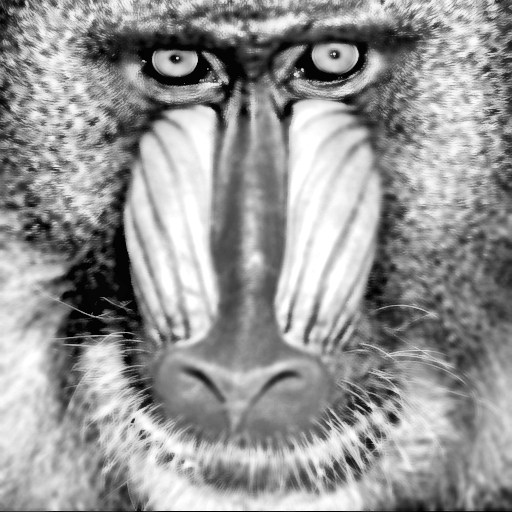
#> input picture enhanced_image.png, 512 x 512 px
$ python Multipixelblock_formation.py
#> lines starting #> are read from the running program, lines starting #| are printed output that depends on the picture; long printed decimals are rounded
#> further down, enhanced_img is the input picture: shape (512, 512); min 0, max 255, mean 149.9
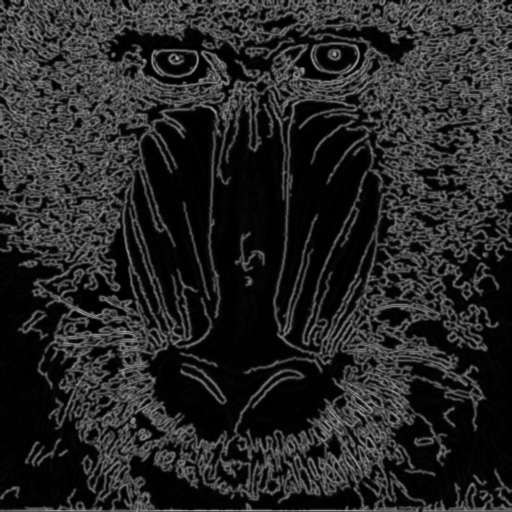
#> input picture contrast_map.png, 512 x 512 px
#> further down, contrast_map_img is the input picture: shape (512, 512); min 0, max 172, mean 38.7
#| ✓ Loaded enhanced_image.png: (512, 512), dtype: uint8
#| ✓ Loaded contrast_map.png: (512, 512), dtype: uint8
import cv2
import numpy as np
from typing import List, Dict
import pickle
import os
import traceback

# ============================================================================
# MULTIPIXEL BLOCK - COMPLETE IMPLEMENTATION
# ============================================================================
def multipixel_block(enhanced_image: np.ndarray,
                    contrast_map: np.ndarray) -> Dict:
    """
    COMPLETE MULTIPIXEL BLOCK
    Processes 256×256 image into 2×2 blocks with statistics

    Input: Enhanced grayscale image + Contrast map (both 256×256)
    Output: Block statistics for Gray-Level Analysis
    """

    print("\n" + "="*70)
    print("MULTIPIXEL BLOCK - Processing 256×256 Image")
    print("="*70)

    # =====================================================
    # STEP 1: DIVIDE IMAGE INTO 2×2 NON-OVERLAPPING BLOCKS
    # =====================================================
    height, width = 256, 256

    # Ensure correct size
    if enhanced_image.shape != (height, width):
        print(f"⚠️  Resizing enhanced image to 256×256")
        enhanced_image = cv2.resize(enhanced_image, (width, height))
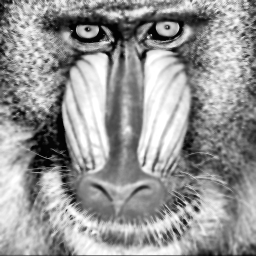
#> enhanced_image: shape (256, 256); min 1, max 255, mean 150

    if contrast_map.shape != (height, width):
        print(f"⚠️  Resizing contrast map to 256×256")
        contrast_map = cv2.resize(contrast_map, (width, height))
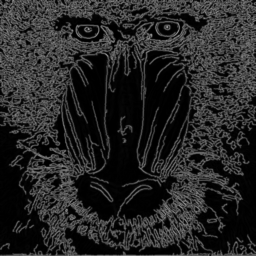
#> contrast_map: shape (256, 256) float32; min 0, max 0.581, mean 0.152

    block_size = 2
    blocks = []  # Store all blocks
    positions = []  # Store block positions

    print(f"\n[STEP 1] Dividing {height}×{width} image into {block_size}×{block_size} blocks...")

    for y in range(0, height, block_size):
        for x in range(0, width, block_size):
            # Extract 2×2 block from enhanced image
            pixel_block = enhanced_image[y:y+block_size, x:x+block_size]

            # Store block and its position
            blocks.append(pixel_block)
            positions.append((y, x))
#> after the loop, blocks = 16384 items, first 6: [[64, 43], [64, 50]], [[32, 25], [41, 24]], [[31, 38], [37, 29]], [[40, 55], [23, 20]], [[88, 54], [48, 32]], [[22, 33], [16, 20]]; positions = 16384 pairs, first value 0 to 254, second value 0 to 254

    total_blocks = len(blocks)
#> total_blocks = 16384
    print(f"✓ Created {total_blocks} blocks")
#| ✓ Created 16384 blocks
    print(f"✓ Each block: {block_size}×{block_size} = {block_size*block_size} pixels")

    # =====================================================
    # STEP 2: EXTRACT PIXEL VALUES FOR EACH BLOCK
    # =====================================================
    print(f"\n[STEP 2] Extracting pixel values...")
    pixel_values = []

    for block in blocks:
        # Convert numpy array to Python list
        pixel_values.append(block.tolist())
#> this loop made 16384 passes
#> block on passes 1 to 3: [[64, 43], [64, 50]], [[32, 25], [41, 24]], [[31, 38], [37, 29]]
#> after the loop, pixel_values = 16384 items

    print(f"✓ Extracted pixel values from {len(pixel_values)} blocks")
#| ✓ Extracted pixel values from 16384 blocks

    # =====================================================
    # STEP 3: EXTRACT CONTRAST MAP VALUES
    # =====================================================
    print(f"\n[STEP 3] Extracting contrast map values...")
    contrast_values = []

    for y in range(0, height, block_size):
        for x in range(0, width, block_size):
            # Extract 2×2 contrast values
            contrast_block = contrast_map[y:y+block_size, x:x+block_size]
            contrast_values.append(contrast_block.tolist())
#> after the loop, contrast_values = 16384 items

    print(f"✓ Extracted contrast values from {len(contrast_values)} blocks")
#| ✓ Extracted contrast values from 16384 blocks

    # =====================================================
    # STEP 4: CALCULATE STATISTICS FOR EACH BLOCK
    # =====================================================
    print(f"\n[STEP 4] Calculating block statistics...")

    # Initialize lists for statistics
    avg_gray_list = []
    contrast_weight_list = []
    local_range_list = []
    variance_list = []

    for i, block in enumerate(blocks):
        # 4A: AVERAGE GRAY VALUE = mean of 4 pixels
        avg_gray = float(np.mean(block))
        avg_gray_list.append(avg_gray)

        # 4C: LOCAL RANGE = max pixel - min pixel
        local_range = float(np.max(block) - np.min(block))
        local_range_list.append(local_range)

        # 4D: VARIANCE = spread of pixel values
        variance = float(np.var(block))
        variance_list.append(variance)
#> this loop made 16384 passes
#> (block, avg_gray, local_range, variance) on passes 1 to 3: ([[64, 43], [64, 50]], 55.25, 21, 82.69), ([[32, 25], [41, 24]], 30.5, 17, 46.25), ([[31, 38], [37, 29]], 33.75, 9, 14.69)
#> after the loop, avg_gray_list = 16384 values, max 255 at index 3660, min 2 at index 1699, mean 150; local_range_list = 16384 values, max 195 at index 1625, min 0 at index 1447, mean 24.94; variance_list = 16384 values, max 7398.7 at index 1841, min 0 at index 1447, mean 172.7

    for i, contrast_block in enumerate(contrast_values):
        # 4B: CONTRAST WEIGHT = mean of contrast map over block
        contrast_array = np.array(contrast_block)
        contrast_weight = float(np.mean(contrast_array))
        contrast_weight_list.append(contrast_weight)
#> this loop made 16384 passes
#> (contrast_array, contrast_weight) on passes 1 to 3: ([[0.309, 0.14], [0.235, 0.253]], 0.234), ([[0.0225, 0.00392], [0.0578, 0.0147]], 0.0248), ([[0.0559, 0.33], [0.0225, 0.116]], 0.131)
#> after the loop, contrast_weight_list = 16384 values, max 0.503 at index 1747, min 0 at index 1700, mean 0.152

    print(f"✓ Calculated all 4 statistics for {total_blocks} blocks")
#| ✓ Calculated all 4 statistics for 16384 blocks
    print(f"  • Average gray: {len(avg_gray_list)} values")
#|   • Average gray: 16384 values
    print(f"  • Contrast weight: {len(contrast_weight_list)} values")
#|   • Contrast weight: 16384 values
    print(f"  • Local range: {len(local_range_list)} values")
#|   • Local range: 16384 values
    print(f"  • Variance: {len(variance_list)} values")
#|   • Variance: 16384 values

    # =====================================================
    # COMPILE RESULTS
    # =====================================================
    print(f"\n[COMPILING RESULTS] Creating output structure...")

    # Create detailed block data
    blocks_data = []

    for i in range(total_blocks):
        block_info = {
            'block_id': i,
            'position': positions[i],  # (y, x) coordinates
            'block_coords': (positions[i][0] // 2, positions[i][1] // 2),
            'pixel_values': pixel_values[i],
            'contrast_values': contrast_values[i],
            'avg_gray': avg_gray_list[i],
            'contrast_weight': contrast_weight_list[i],
            'local_range': local_range_list[i],
            'variance': variance_list[i],
            'std_dev': float(np.sqrt(variance_list[i]))  # Additional
        }
        blocks_data.append(block_info)
#> after the loop, blocks_data = 16384 items

    # Calculate global statistics
    global_stats = {
        'total_blocks': total_blocks,
        'blocks_h': height // block_size,  # 128
        'blocks_w': width // block_size,   # 128
        'block_size': block_size,
        'compression_ratio': f"{block_size*block_size}:1",

        'avg_gray_stats': {
            'mean': float(np.mean(avg_gray_list)),
            'min': float(np.min(avg_gray_list)),
            'max': float(np.max(avg_gray_list)),
            'std': float(np.std(avg_gray_list))
        },

        'contrast_stats': {
            'mean': float(np.mean(contrast_weight_list)),
            'min': float(np.min(contrast_weight_list)),
            'max': float(np.max(contrast_weight_list)),
            'high_count': sum(1 for w in contrast_weight_list if w > 0.7),
            'medium_count': sum(1 for w in contrast_weight_list if 0.4 <= w <= 0.7),
            'low_count': sum(1 for w in contrast_weight_list if w < 0.4)
        }
    }

    # Final output structure
    output = {
        'blocks_data': blocks_data,      # List of all blocks with statistics
        'global_stats': global_stats,    # Overall image statistics
        'statistics_arrays': {           # For easy access in next module
            'avg_gray': avg_gray_list,
            'contrast_weight': contrast_weight_list,
            'local_range': local_range_list,
            'variance': variance_list
        },
        'metadata': {
            'module': 'Multipixel Block',
            'input_size': f"{height}×{width}",
            'output_size': f"{total_blocks} blocks",
            'next_module': 'Gray-Level Analysis'
        }
    }

    # =====================================================
    # DISPLAY SUMMARY
    # =====================================================
    print(f"\n" + "="*70)
    print("MULTIPIXEL BLOCK - COMPLETED SUCCESSFULLY")
    print("="*70)

    print(f"\n📊 OUTPUT SUMMARY:")
    print(f"   • Total blocks created: {total_blocks:,}")
#|    • Total blocks created: 16,384
    print(f"   • Block grid: {global_stats['blocks_h']}×{global_stats['blocks_w']}")
#|    • Block grid: 128×128
    print(f"   • Compression: {global_stats['compression_ratio']} (pixels:block)")
#|    • Compression: 4:1 (pixels:block)

    print(f"\n📈 IMAGE STATISTICS:")
    print(f"   • Average gray: {global_stats['avg_gray_stats']['mean']:.1f} "
          f"(range: {global_stats['avg_gray_stats']['min']:.1f}-{global_stats['avg_gray_stats']['max']:.1f})")
#|    • Average gray: 150.0 (range: 2.0-255.0)
    print(f"   • Contrast weight: {global_stats['contrast_stats']['mean']:.3f}")
#|    • Contrast weight: 0.152
    print(f"   • High contrast blocks: {global_stats['contrast_stats']['high_count']:,} "
          f"({global_stats['contrast_stats']['high_count']/total_blocks*100:.1f}%)")
#|    • High contrast blocks: 0 (0.0%)
    print(f"   • Medium contrast blocks: {global_stats['contrast_stats']['medium_count']:,}")
#|    • Medium contrast blocks: 79
    print(f"   • Low contrast blocks: {global_stats['contrast_stats']['low_count']:,}")
#|    • Low contrast blocks: 16,305

    print(f"\n🔍 SAMPLE BLOCK (First block):")
    sample = blocks_data[0]
#> sample = 10 items
    print(f"   • Position: {sample['position']}")
#|    • Position: (0, 0)
    print(f"   • Pixels: {sample['pixel_values']}")
#|    • Pixels: [[64, 43], [64, 50]]
    print(f"   • Contrast: {sample['contrast_values']}")
#|    • Contrast: [[0.3088, 0.1402], [0.2353, 0.2529]]
    print(f"   • Avg Gray: {sample['avg_gray']:.2f}")
#|    • Avg Gray: 55.25
    print(f"   • Contrast Weight: {sample['contrast_weight']:.3f}")
#|    • Contrast Weight: 0.234
    print(f"   • Local Range: {sample['local_range']:.1f}")
#|    • Local Range: 21.0
    print(f"   • Variance: {sample['variance']:.2f}")
#|    • Variance: 82.69

    print(f"\n✅ READY FOR: Gray-Level Analysis Block")

    return output


# ============================================================================
# SAVE OUTPUT FUNCTION
# ============================================================================
def save_multipixel_output(output: Dict, filename: str = "multipixel_output.pkl"):
    """
    Save multipixel block output to file
    """
    with open(filename, 'wb') as f:
        pickle.dump(output, f)

    print(f"\n💾 SAVED OUTPUT:")
    print(f"   • File: {filename}")
    print(f"   • Size: {len(pickle.dumps(output)) / 1024:.1f} KB")
    print(f"   • Contains: {len(output['blocks_data'])} blocks")
    print(f"   • Ready for Gray-Level Analysis")

    return filename


# ============================================================================
# LOAD OUTPUT FUNCTION (For Gray-Level Analysis)
# ============================================================================
def load_multipixel_output(filename: str = "multipixel_output.pkl") -> Dict:
    """
    Load multipixel block output (for next module)
    """
    with open(filename, 'rb') as f:
        output = pickle.load(f)

    print(f"📂 Loaded multipixel output from {filename}")
    print(f"   • Blocks: {output['global_stats']['total_blocks']:,}")
    print(f"   • Grid: {output['global_stats']['blocks_h']}×{output['global_stats']['blocks_w']}")

    return output


# ============================================================================
# MAIN EXECUTION BLOCK - USING YOUR FILES
# ============================================================================
if __name__ == "__main__":
    """
    MAIN EXECUTION - USES YOUR ACTUAL PREPROCESSING OUTPUT FILES
    """

    print("="*70)
    print("MULTIPIXEL BLOCK - EXECUTION")
    print("="*70)

    print("📂 Loading your preprocessing output files...")

    try:
        # ==============================================
        # LOAD YOUR PREPROCESSING OUTPUT FILES
        # ==============================================
        # Load enhanced grayscale image
        enhanced_img = cv2.imread("enhanced_image.png", cv2.IMREAD_GRAYSCALE)
        if enhanced_img is None:
            raise FileNotFoundError("❌ enhanced_image.png not found in current directory")

        # Load contrast map (convert to float 0-1 range)
        contrast_map_img = cv2.imread("contrast_map.png", cv2.IMREAD_GRAYSCALE)
        if contrast_map_img is None:
            raise FileNotFoundError("❌ contrast_map.png not found in current directory")

        print(f"✓ Loaded enhanced_image.png: {enhanced_img.shape}, dtype: {enhanced_img.dtype}")
        print(f"✓ Loaded contrast_map.png: {contrast_map_img.shape}, dtype: {contrast_map_img.dtype}")

        # Convert contrast map to float32 in range 0.0-1.0
        if contrast_map_img.dtype != np.float32:
            contrast_map = contrast_map_img.astype(np.float32) / 255.0
            print(f"✓ Converted contrast map to float32 range [0.0, 1.0]")
        else:
            contrast_map = contrast_map_img

        # ==============================================
        # RUN MULTIPIXEL BLOCK PROCESSING
        # ==============================================
        print("\n" + "="*70)
        print("PROCESSING IMAGE...")
        print("="*70)

        multipixel_output = multipixel_block(enhanced_img, contrast_map)
#> multipixel_output = 4 items

        # ==============================================
        # SAVE OUTPUT FOR GRAY-LEVEL ANALYSIS
        # ==============================================
        print("\n" + "="*70)
        print("SAVING OUTPUT...")
        print("="*70)

        output_file = save_multipixel_output(multipixel_output)
#|    • Size: 3008.9 KB
#|    • Contains: 16384 blocks
#> output_file = 'multipixel_output.pkl'

        # ==============================================
        # DISPLAY FINAL SUMMARY
        # ==============================================
        print("\n" + "="*70)
        print("🎯 EXECUTION COMPLETE - READY FOR GRAY-LEVEL ANALYSIS")
        print("="*70)

        stats = multipixel_output['global_stats']
#> stats = 7 items
        print(f"\n📊 FINAL STATISTICS:")
        print(f"   • Total blocks: {stats['total_blocks']:,}")
#|    • Total blocks: 16,384
        print(f"   • Block grid: {stats['blocks_h']}×{stats['blocks_w']}")
#|    • Block grid: 128×128
        print(f"   • Average gray: {stats['avg_gray_stats']['mean']:.1f}")
#|    • Average gray: 150.0
        print(f"   • Average contrast: {stats['contrast_stats']['mean']:.3f}")
#|    • Average contrast: 0.152
        print(f"   • High contrast blocks: {stats['contrast_stats']['high_count']:,} "
              f"({stats['contrast_stats']['high_count']/stats['total_blocks']*100:.1f}%)")
#|    • High contrast blocks: 0 (0.0%)
        print(f"   • Medium contrast blocks: {stats['contrast_stats']['medium_count']:,}")
#|    • Medium contrast blocks: 79
        print(f"   • Low contrast blocks: {stats['contrast_stats']['low_count']:,}")
#|    • Low contrast blocks: 16,305

        print(f"\n💾 OUTPUT FILE: {output_file}")
#| 💾 OUTPUT FILE: multipixel_output.pkl
        print(f"   • Contains: {stats['total_blocks']:,} blocks")
#|    • Contains: 16,384 blocks
        print(f"   • Each block has: avg_gray, contrast_weight, local_range, variance")

        print(f"\n➡️  NEXT STEP: Gray-Level Analysis will:")
        print(f"   1. Load '{output_file}'")
#|    1. Load 'multipixel_output.pkl'
        print(f"   2. Quantize gray levels (0-3)")
        print(f"   3. Classify edge vs. smooth blocks")
        print(f"   4. Prepare for GM-SIVCS encoding")

        # Show sample data
        print("\n" + "="*70)
        print("🔍 SAMPLE BLOCK DATA (First 2 blocks):")
        print("="*70)

        for i in range(min(2, len(multipixel_output['blocks_data']))):
            block = multipixel_output['blocks_data'][i]
            print(f"\nBlock {i} at position {block['position']}:")
            print(f"  Pixels: {block['pixel_values']}")
            print(f"  Contrast: {block['contrast_values']}")
            print(f"  Avg Gray: {block['avg_gray']:.2f}")
            print(f"  Contrast Weight: {block['contrast_weight']:.3f}")
            print(f"  Local Range: {block['local_range']:.1f}")
            print(f"  Variance: {block['variance']:.2f}")
#> this loop made 2 passes
#| Block 0 at position (0, 0):
#|   Pixels: [[64, 43], [64, 50]]
#|   Contrast: [[0.3088, 0.1402], [0.2353, 0.2529]]
#|   Avg Gray: 55.25
#|   Contrast Weight: 0.234
#|   Local Range: 21.0
#|   Variance: 82.69
#| Block 1 at position (0, 2):
#|   Pixels: [[32, 25], [41, 24]]
#|   Contrast: [[0.02255, 0.003922], [0.05784, 0.01471]]
#> (further printed lines are left out)

        print("\n✅ SUCCESS: Multipixel Block processing completed!")

    except FileNotFoundError as e:
        print(f"\n❌ FILE ERROR: {e}")
        print("\n⚠️  Please ensure these files exist in the current directory:")
        print("   1. enhanced_image.png (256×256 grayscale image)")
        print("   2. contrast_map.png (256×256 grayscale image)")
        print("\n📁 Current directory files:")
        for file in os.listdir('.'):
            if file.endswith('.png'):
                print(f"   - {file}")

    except Exception as e:
        print(f"\n❌ PROCESSING ERROR: {e}")
        traceback.print_exc()
